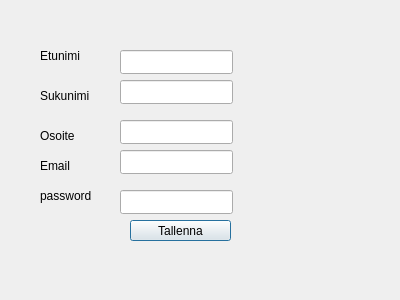
<?xml version="1.0" encoding="UTF-8"?>
<ui version="4.0">
 <class>MyData</class>
 <widget class="QDialog" name="MyData">
  <property name="geometry">
   <rect>
    <x>0</x>
    <y>0</y>
    <width>400</width>
    <height>300</height>
   </rect>
  </property>
  <property name="windowTitle">
   <string>Dialog</string>
  </property>
  <widget class="QLabel" name="label">
   <property name="geometry">
    <rect>
     <x>40</x>
     <y>40</y>
     <width>111</width>
     <height>31</height>
    </rect>
   </property>
   <property name="text">
    <string>Etunimi</string>
   </property>
  </widget>
  <widget class="QLabel" name="label_2">
   <property name="geometry">
    <rect>
     <x>40</x>
     <y>80</y>
     <width>111</width>
     <height>31</height>
    </rect>
   </property>
   <property name="text">
    <string>Sukunimi</string>
   </property>
  </widget>
  <widget class="QLabel" name="label_3">
   <property name="geometry">
    <rect>
     <x>40</x>
     <y>120</y>
     <width>111</width>
     <height>31</height>
    </rect>
   </property>
   <property name="text">
    <string>Osoite</string>
   </property>
  </widget>
  <widget class="QLabel" name="label_4">
   <property name="geometry">
    <rect>
     <x>40</x>
     <y>150</y>
     <width>111</width>
     <height>31</height>
    </rect>
   </property>
   <property name="text">
    <string>Email</string>
   </property>
  </widget>
  <widget class="QLineEdit" name="textFname">
   <property name="geometry">
    <rect>
     <x>120</x>
     <y>50</y>
     <width>113</width>
     <height>24</height>
    </rect>
   </property>
  </widget>
  <widget class="QLineEdit" name="textLname">
   <property name="geometry">
    <rect>
     <x>120</x>
     <y>80</y>
     <width>113</width>
     <height>24</height>
    </rect>
   </property>
  </widget>
  <widget class="QLineEdit" name="textAddress">
   <property name="geometry">
    <rect>
     <x>120</x>
     <y>120</y>
     <width>113</width>
     <height>24</height>
    </rect>
   </property>
  </widget>
  <widget class="QLineEdit" name="textEmail">
   <property name="geometry">
    <rect>
     <x>120</x>
     <y>150</y>
     <width>113</width>
     <height>24</height>
    </rect>
   </property>
  </widget>
  <widget class="QPushButton" name="btnSave">
   <property name="geometry">
    <rect>
     <x>130</x>
     <y>220</y>
     <width>101</width>
     <height>21</height>
    </rect>
   </property>
   <property name="text">
    <string>Tallenna</string>
   </property>
  </widget>
  <widget class="QLabel" name="label_5">
   <property name="geometry">
    <rect>
     <x>40</x>
     <y>180</y>
     <width>111</width>
     <height>31</height>
    </rect>
   </property>
   <property name="text">
    <string>password</string>
   </property>
  </widget>
  <widget class="QLineEdit" name="textPassword">
   <property name="geometry">
    <rect>
     <x>120</x>
     <y>190</y>
     <width>113</width>
     <height>24</height>
    </rect>
   </property>
  </widget>
 </widget>
 <resources/>
 <connections/>
</ui>
